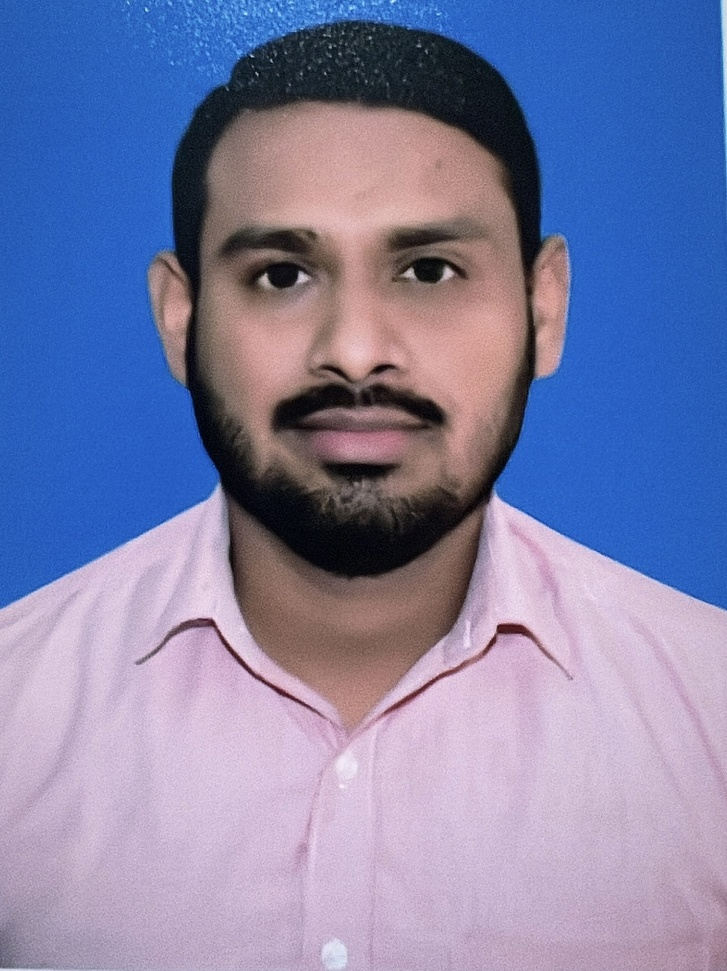
#> input picture Deep Learning/Haarcascade/Photo.jpeg, 727 x 971 px, shrunk from 894 x 1195 before the run, found by its file name
$ python face_detect.py
#> lines starting #> are read from the running program, lines starting #| are printed output that depends on the picture; after the words box and inside, x2 and y2 are one past the last pixel; in counts of white or black regions, pixels touching at a corner belong together
import numpy as np
import cv2

# Load the Haar Cascade for face detection
face_classifier = cv2.CascadeClassifier(r"/Users/munna/VScode/NareshIT-AI/Deep Learning/Haarcascade/haarcascade_frontalface_default.xml")# Load the image
image = cv2.imread(r"/Users/munna/VScode/NareshIT-AI/Deep Learning/Haarcascade/Photo.jpeg")
#> image is the input picture: shape (971, 727, 3); mean B, G, R 168, 128.5, 126.1

#image = cv2.imread(r'C:\Users\A3MAX SOFTWARE TECH\Desktop\WORK\2. DATASCIENCE PROJECT\10. Computer vision\Computer-Vision-Tutorial-master\Computer-Vision-Tutorial-master\image_examples\5.jpg')

# Check if the image is loaded correctly
if image is None:
    print("Error: Image not found or cannot be loaded!")
    exit()  # Exit if image is not loaded
# Convert the image to grayscale
gray = cv2.cvtColor(image, cv2.COLOR_BGR2GRAY)
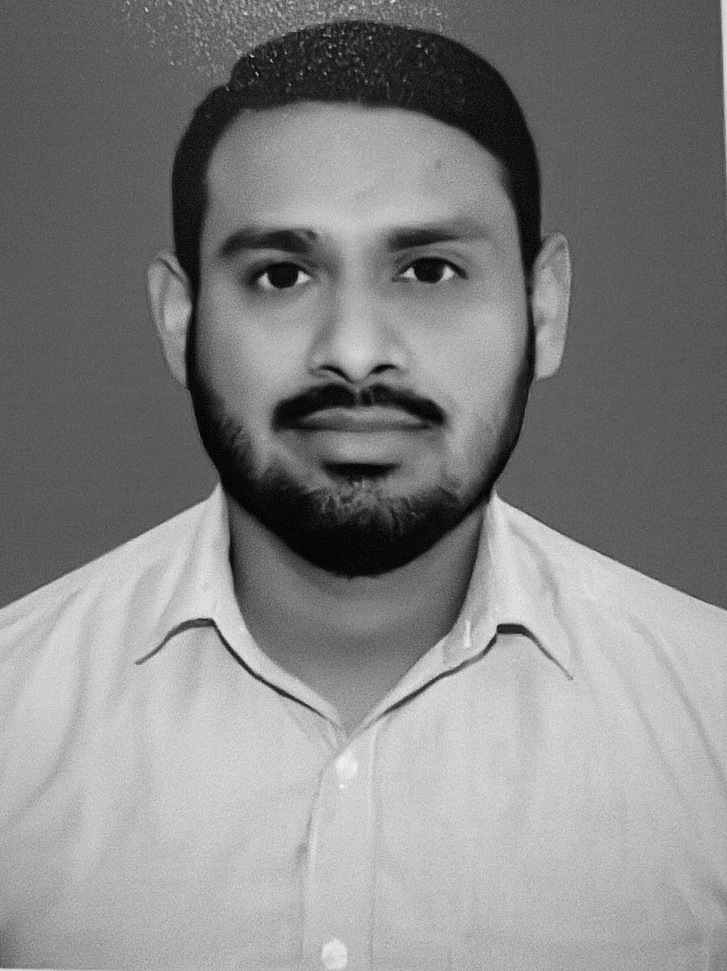
#> gray: shape (971, 727); min 0, max 247, mean 132.3

# Detect faces in the image
faces = face_classifier.detectMultiScale(gray, 1.3, 5)
#> faces = [[158, 113, 407, 407]]

# Check if faces are detected
if len(faces) == 0:
    print("No faces found!")
else:
    # Draw rectangles around the faces
    for (x, y, w, h) in faces:  # (x, y) is the top-left corner, and (w, h) is the width and height of the face
        cv2.rectangle(image, (x, y), (x + w, y + h), (127, 0, 255), 2)
#> this loop made 1 pass
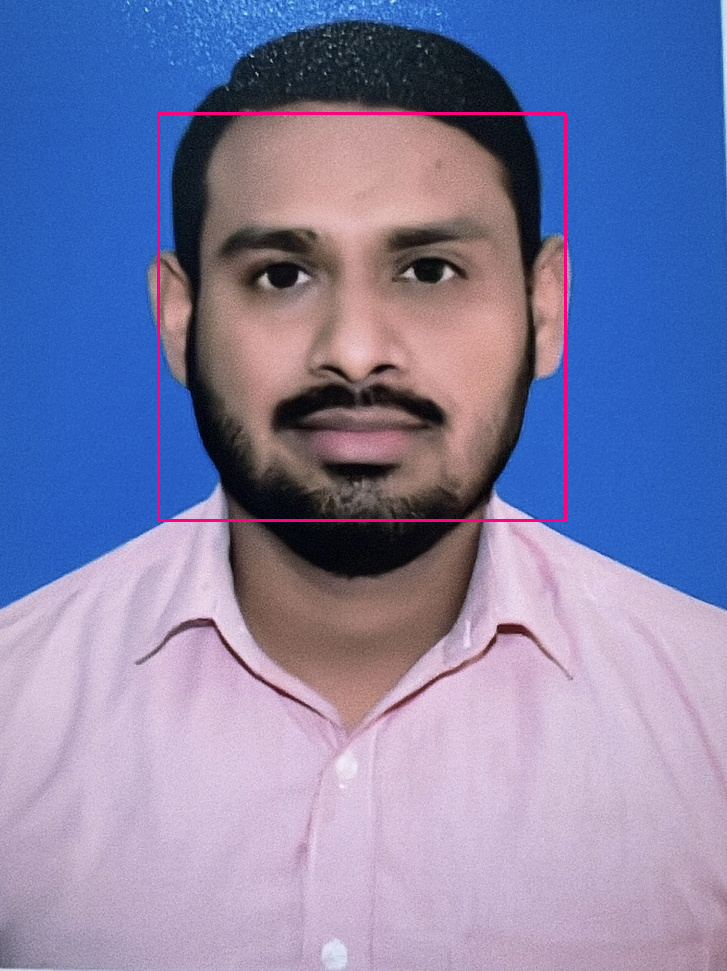
#> image: shape (971, 727, 3); 0.69% of pixels changed, all inside (x1, y1, x2, y2) = (157, 112, 567, 522)

    # Display the output image
    cv2.imshow('Face Detection', image)
    cv2.waitKey(0)  # Wait for a key press to close the window
# Close all OpenCV windows
cv2.destroyAllWindows()
cv2.waitKey(1)
